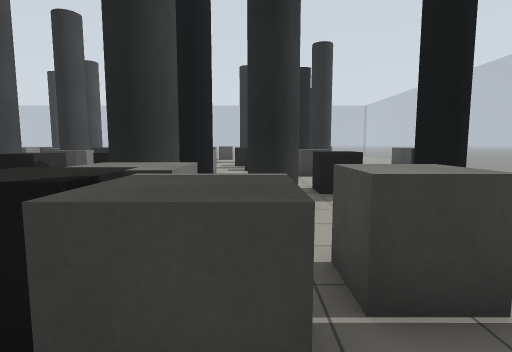
[1] (above)

24 first-person views from a walk through a robot-simulator world made for Gazebo. The camera is 1.2 m above the floor, tilts 6° down and sees 80° across. Floor lines are 1 m apart. The floor is counted in squares, 1 m on a side. Each view is taken from the middle of a square. On the plan, view 1 faces up. The plan holds only what a view shows up to about 13 squares ahead; the rest is blank. The place goes on beyond the plan.

[2]
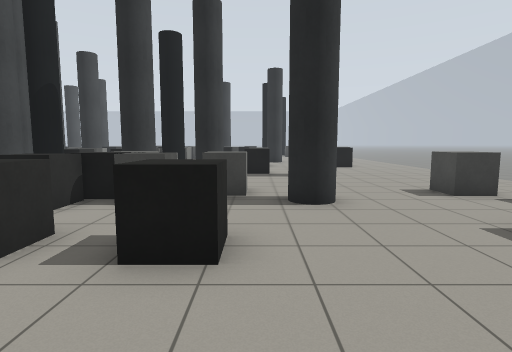

[3]
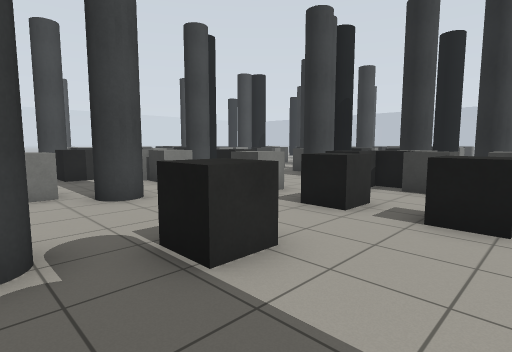

[4]
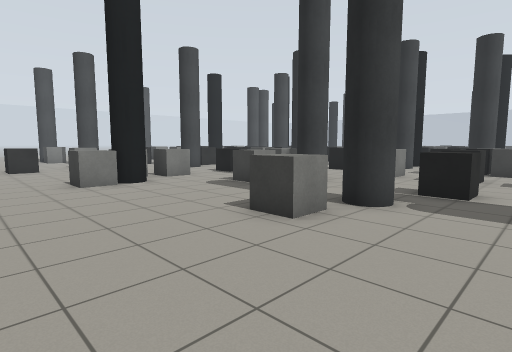

[5]
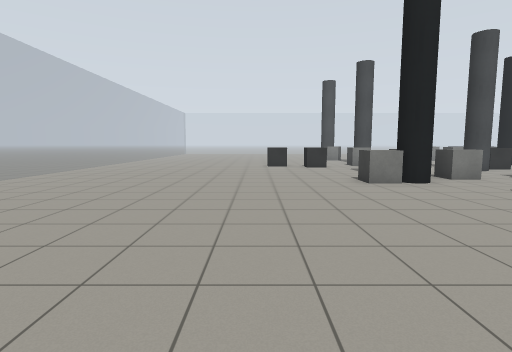

[6]
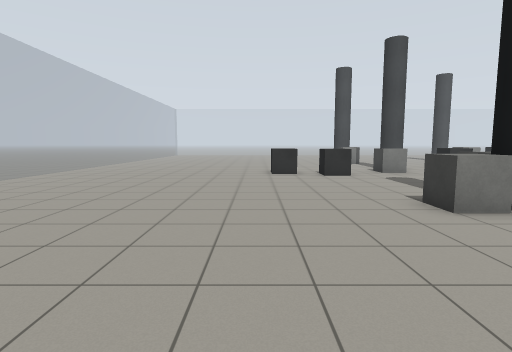

[7]
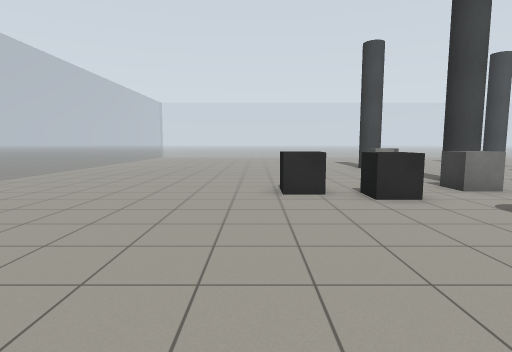

[8]
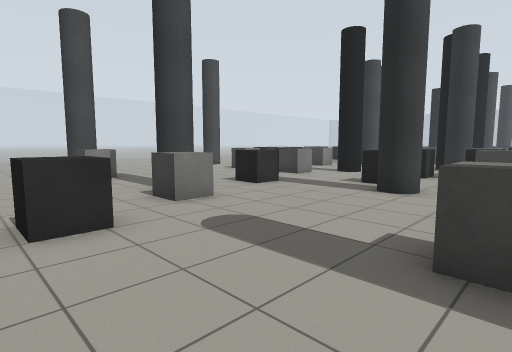

[9]
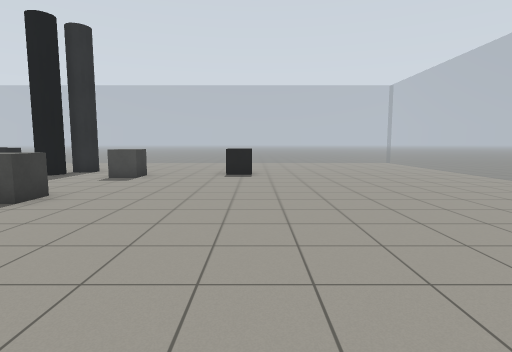

[10]
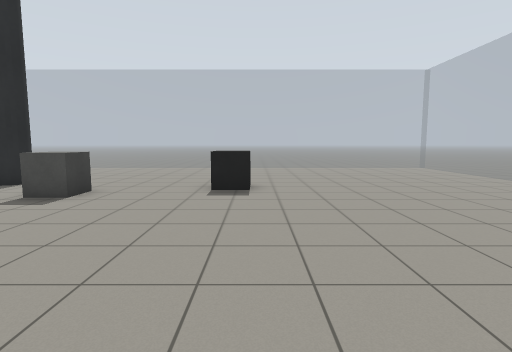

[11]
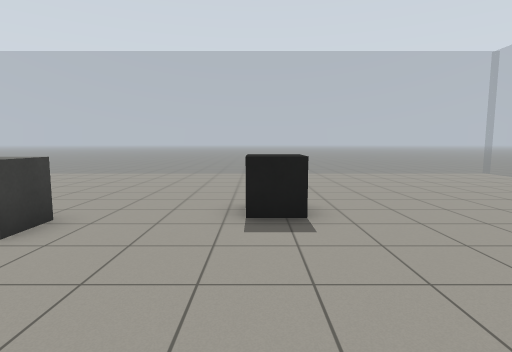

[12]
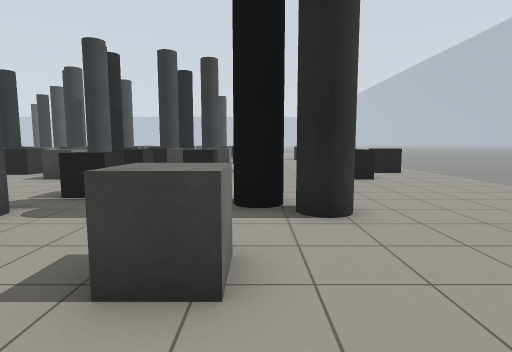

[13]
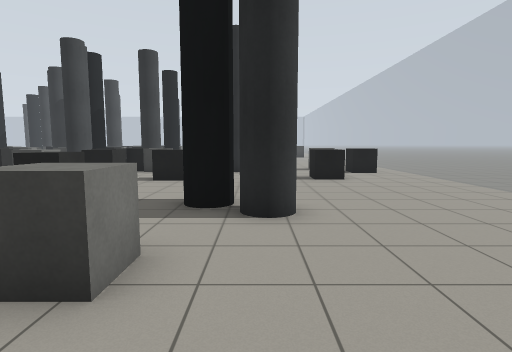

[14]
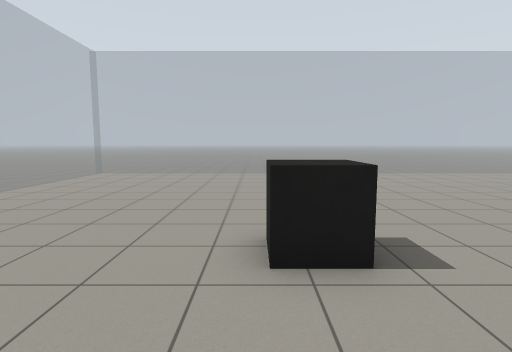

[15]
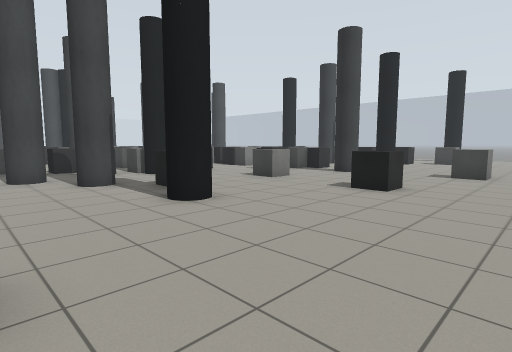

[16]
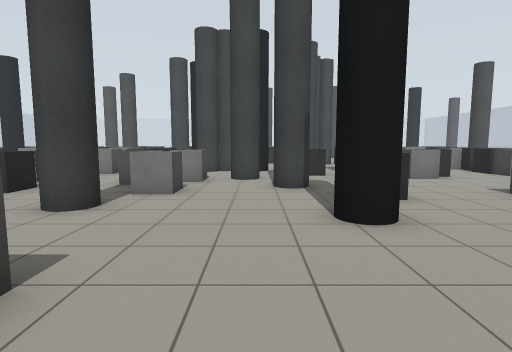

[17]
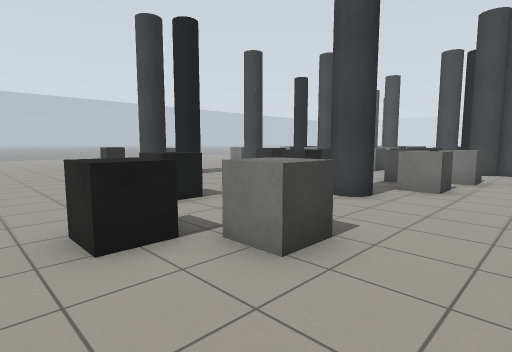

[18]
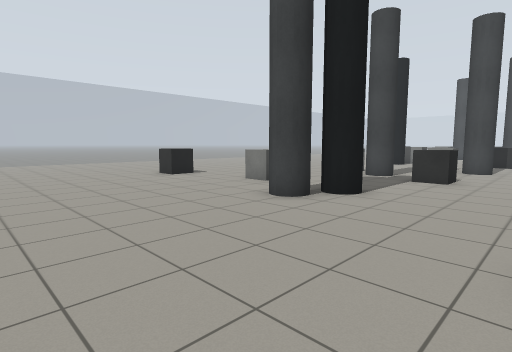

[19]
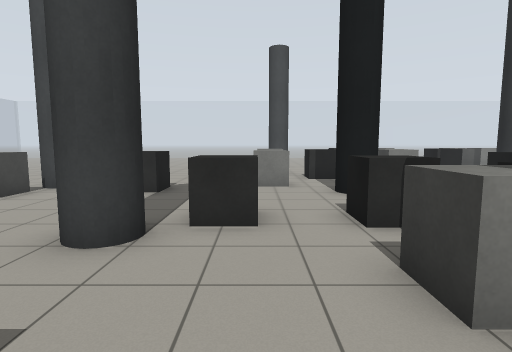

[20]
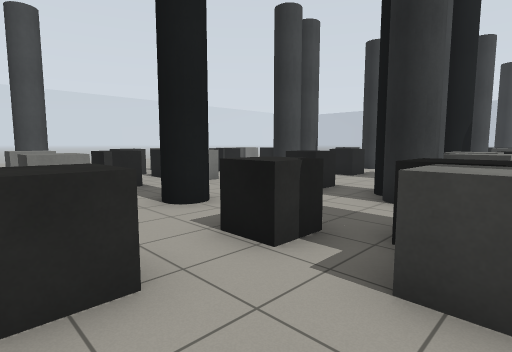

[21]
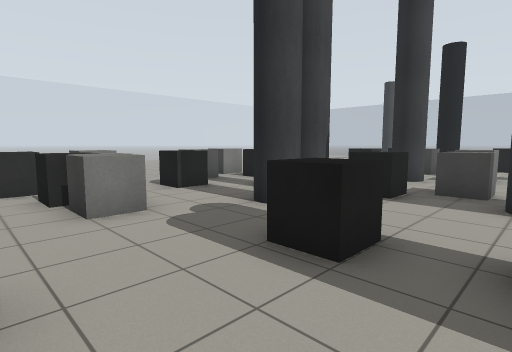

[22]
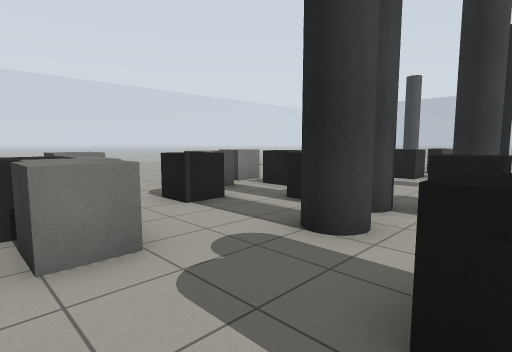

[23]
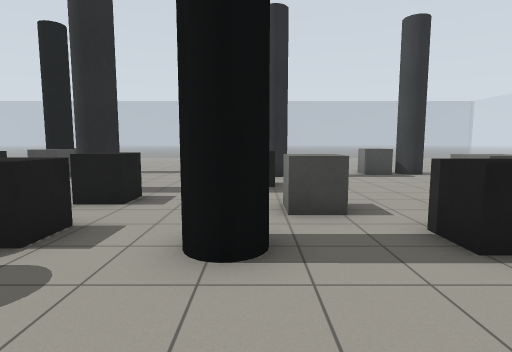

[24]
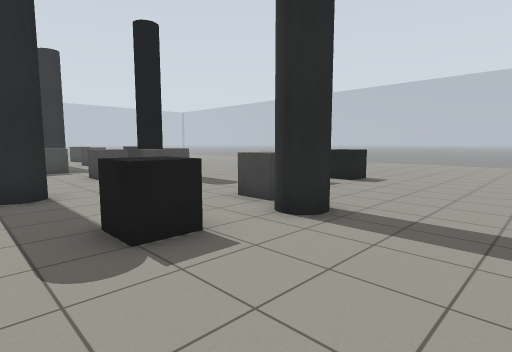

### Floor plan
Key: @ floor where view 1 was taken; # wall or solid block; . floor; = window, fence, low wall or low ledge; P pillar.
Columns run from 22 left of view 1 to 11 right of it. Each row starts with its distance up from view 1.
 17                             ....
 16   ==                     P  ..=.
 15     =             ==     P. ....
 14   ===.            ...    .. ....
 13   =...=.           .... .... ...
 12   ..PP=.            =...=... ...
 11    .P...            =...=...==..
 10    ...==        =    ...........
  9 =  ..===PP      =  =P  ..........
  8 ..=P.=..P       P  .....=........=
  7 ...PP.... =    PP= =......P......=
  6 =..PP....==      #....PP.........=
  5 ........P..      P..PP...........
  4  .....=.PP=     =P..P............
  3 ===......P      .PP..=.==....=...
  2 .=.........      .  =#===P...=...
  1   =..P....=. P  =.. ===..P....==.=
  0  .=..PP.=.== P ==.....@..........=
 -1  =..=.......    ..==.=.=....==...=
 -2 ==..=...=... .==..=..=.=.........=
 -3  .......=...   ..................=
 -4 .........P..==...P...............=
 -5 .....=...........P...=...........=
 -6 ................=........PP......=
 -7 ....P.......==......P.....P......=
 -8 =...PP=....==......==............=
 -9 =...........=PP....==...=........=
-10  ............==.........=........=
-11  ......=.........................=
-12   ...............................=
-13  .....==.................==..... =
-14  ........................=...... =
-15  ................................=
-16  ................................=
-17  ................................=
-18  ................................=
-19  ................................=
-20  ................................=
-21  ................................=
-22  .............. .................=
-23  ===  === ===   =================#

Positions as (right, up) in squares from view 1, and headings:
1: (0, 0), facing up
2: (2, -5), facing up
3: (2, -7), facing up-left
4: (1, -13), facing up-left
5: (1, -14), facing left
6: (-3, -14), facing left
7: (-8, -14), facing left
8: (-10, -12), facing up-left
9: (-9, -14), facing right
10: (-5, -14), facing right
11: (-2, -13), facing right
12: (3, -12), facing up
13: (4, -12), facing up
14: (4, -10), facing down
15: (10, 3), facing up-left
16: (9, 5), facing left
17: (10, 5), facing down-left
18: (10, -2), facing down-left
19: (-9, -2), facing left
20: (-11, -3), facing up-left
21: (-14, 1), facing up-left
22: (-16, 2), facing up-left
23: (-17, 4), facing down
24: (-21, -3), facing down-right
